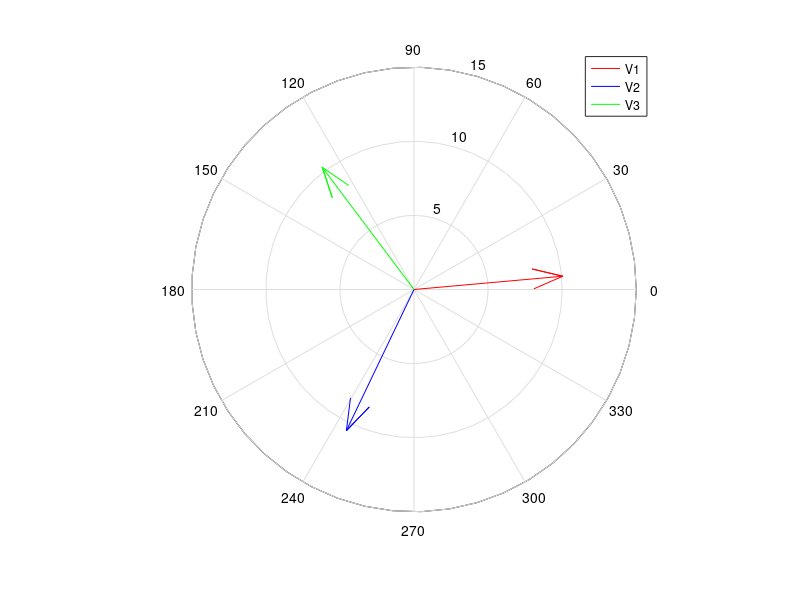

Source code (MATLAB):
V1theta=5.1
V1=10.08*(cos(deg2rad(V1theta))+sin(deg2rad(V1theta))*1i);
V2theta=-115.6
V2=10.56*(cos(deg2rad(V2theta))+sin(deg2rad(V2theta))*1i);
V3theta=-233.1
V3=10.32*(cos(deg2rad(V3theta))+sin(deg2rad(V3theta))*1i);


compass(V1,'r'); hold on
compass(V2,'b');
compass(V3,'g');
legend('V1','V2','V3')